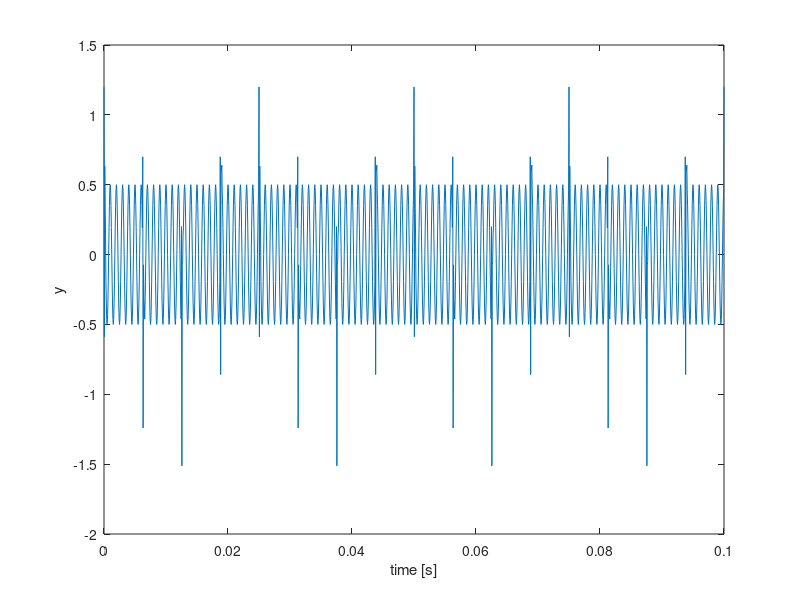
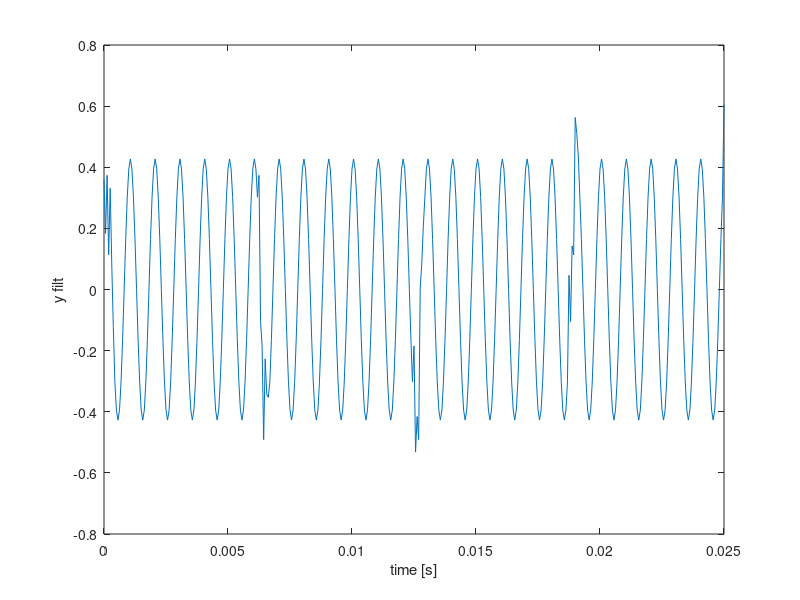

Reproduce these figures in MATLAB, in order.
%% July 13, 2022 
clear
%% a
fs = 16000;
y_1_f = 1000;
y_1_len_sec = 1;
t = 0:1/fs:y_1_len_sec;
y_1 = 0.5 * cos(2*pi*y_1_f*t);
%% b
y_pulse = zeros(1, length(t));
y_pulse(1:100:end) = 0.7;
%% c
b = [1, -1.5, 0.4, 0.2, 0.2];
y_2 = filter(b, 1, y_pulse);
%% d
y = y_1 + y_2;
%% e
plot_len_sec = 0.1;
t_short = 0:1/fs:plot_len_sec;

figure()
plot(t_short, y(1:length(t_short)))
xlabel('time [s]'), ylabel('y')
%% f) Define the FIR filter h composed by the three samples [0.3, 0.3, 0.3].
h = [0.3, 0.3, 0.3];
%% g) Obtain the signal y_filt that consists of y filtered with h.
% num_samp = 2^nextpow2(length(y));
% num_samp = 2^(ceil(log2(length(y)+length(h)-1)))
num_samp = 2^nextpow2(length(y)+length(h)-1);
Y = fft(y, num_samp);
H = fft(h, num_samp);
Y_filt = Y.*H;
y_filt = ifft(Y_filt);
%% h
plot_len_sec = 0.025;
t_short = 0:1/fs:plot_len_sec;

figure()
plot(t_short, y_filt(1:length(t_short)))
xlabel('time [s]'), ylabel('y filt')